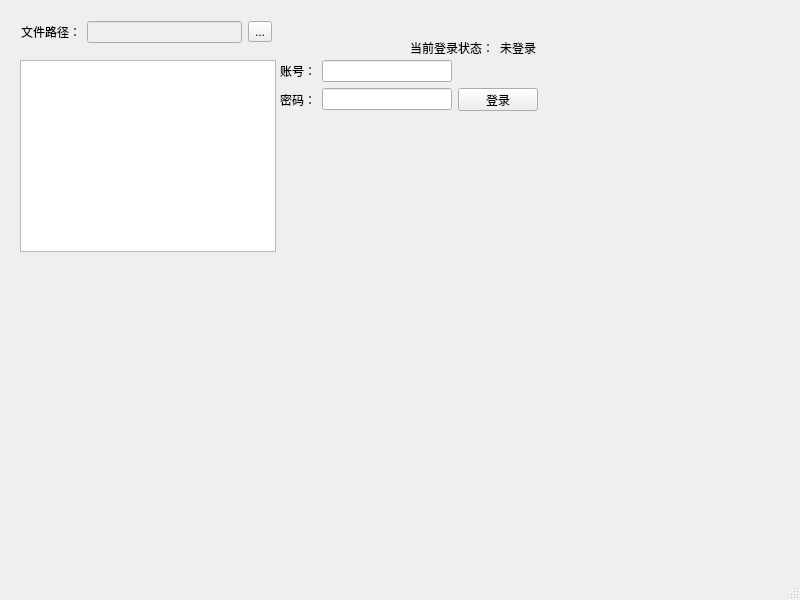
<?xml version="1.0" encoding="UTF-8"?>
<ui version="4.0">
 <class>MainWindow</class>
 <widget class="QMainWindow" name="MainWindow">
  <property name="geometry">
   <rect>
    <x>0</x>
    <y>0</y>
    <width>800</width>
    <height>600</height>
   </rect>
  </property>
  <property name="windowTitle">
   <string>小工具</string>
  </property>
  <widget class="QWidget" name="centralwidget">
   <widget class="QListWidget" name="listWidget">
    <property name="geometry">
     <rect>
      <x>20</x>
      <y>60</y>
      <width>256</width>
      <height>192</height>
     </rect>
    </property>
   </widget>
   <widget class="QWidget" name="">
    <property name="geometry">
     <rect>
      <x>280</x>
      <y>60</y>
      <width>258</width>
      <height>51</height>
     </rect>
    </property>
    <layout class="QGridLayout" name="gridLayout">
     <item row="0" column="0">
      <widget class="QLabel" name="label_2">
       <property name="text">
        <string>账号：</string>
       </property>
      </widget>
     </item>
     <item row="0" column="1">
      <widget class="QLineEdit" name="lineEdit_2"/>
     </item>
     <item row="1" column="0">
      <widget class="QLabel" name="label_5">
       <property name="text">
        <string>密码：</string>
       </property>
      </widget>
     </item>
     <item row="1" column="1">
      <widget class="QLineEdit" name="lineEdit_3">
       <property name="echoMode">
        <enum>QLineEdit::Password</enum>
       </property>
      </widget>
     </item>
     <item row="1" column="2">
      <widget class="QPushButton" name="pushButton">
       <property name="text">
        <string>登录</string>
       </property>
      </widget>
     </item>
    </layout>
   </widget>
   <widget class="QWidget" name="">
    <property name="geometry">
     <rect>
      <x>21</x>
      <y>21</y>
      <width>251</width>
      <height>22</height>
     </rect>
    </property>
    <layout class="QHBoxLayout" name="horizontalLayout">
     <item>
      <widget class="QLabel" name="label">
       <property name="text">
        <string>文件路径：</string>
       </property>
      </widget>
     </item>
     <item>
      <widget class="QLineEdit" name="lineEdit">
       <property name="enabled">
        <bool>false</bool>
       </property>
      </widget>
     </item>
     <item>
      <widget class="QToolButton" name="toolButton">
       <property name="text">
        <string>...</string>
       </property>
      </widget>
     </item>
    </layout>
   </widget>
   <widget class="QWidget" name="">
    <property name="geometry">
     <rect>
      <x>410</x>
      <y>40</y>
      <width>128</width>
      <height>16</height>
     </rect>
    </property>
    <layout class="QHBoxLayout" name="horizontalLayout_2">
     <item>
      <widget class="QLabel" name="label_3">
       <property name="text">
        <string>当前登录状态：</string>
       </property>
      </widget>
     </item>
     <item>
      <widget class="QLabel" name="label_4">
       <property name="text">
        <string>未登录</string>
       </property>
      </widget>
     </item>
    </layout>
   </widget>
  </widget>
  <widget class="QStatusBar" name="statusbar"/>
 </widget>
 <resources/>
 <connections/>
</ui>
